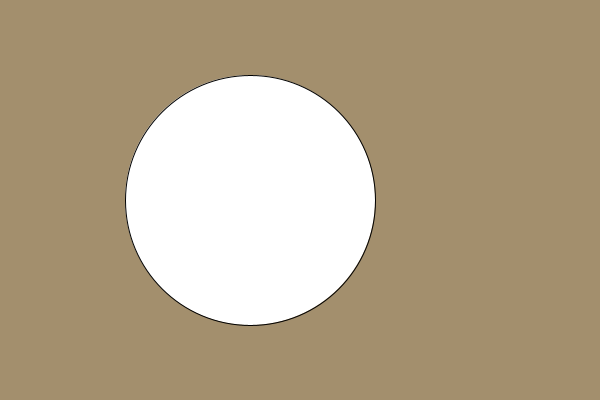
Frame 1 (no input)
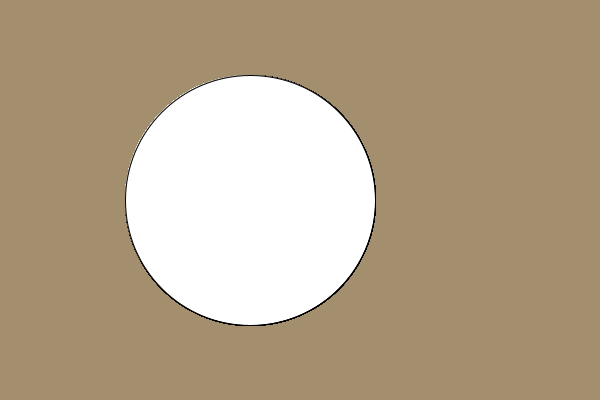
Frame 60 (the mouse pressed at the canvas centre just before this capture)
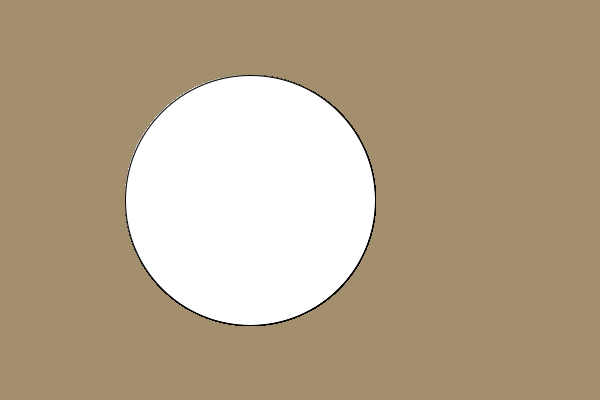
Frame 120 (the mouse held since frame 60 and released just before this capture)

The Processing sketch that drew these frames (run headless with seeded random() and noise(); from frame 60 on, the mouse is pressed at the canvas centre):

// Processing sketch: circle1
// ── circle1.pde
void setup() { 
   size(600, 400);
   background(163, 143, 109);
}  

void draw() {
   ellipse(250, 200, 250, 250);
}
